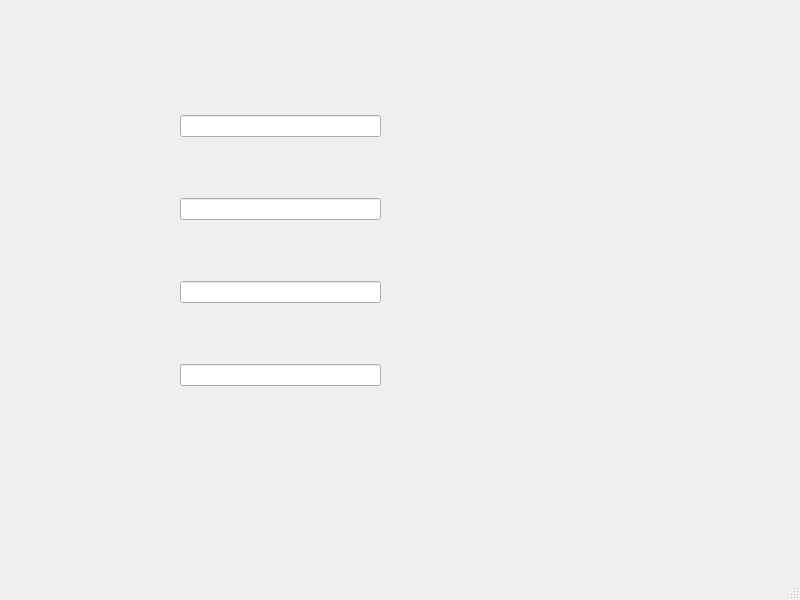
<?xml version="1.0" encoding="UTF-8"?>
<ui version="4.0">
 <class>MainWindow</class>
 <widget class="QMainWindow" name="MainWindow">
  <property name="geometry">
   <rect>
    <x>0</x>
    <y>0</y>
    <width>800</width>
    <height>600</height>
   </rect>
  </property>
  <property name="windowTitle">
   <string>MainWindow</string>
  </property>
  <widget class="QWidget" name="centralwidget">
   <widget class="QWidget" name="">
    <property name="geometry">
     <rect>
      <x>180</x>
      <y>60</y>
      <width>201</width>
      <height>381</height>
     </rect>
    </property>
    <layout class="QVBoxLayout" name="verticalLayout">
     <item>
      <widget class="QLineEdit" name="lineEdit"/>
     </item>
     <item>
      <widget class="QLineEdit" name="lineEdit_2"/>
     </item>
     <item>
      <widget class="QLineEdit" name="lineEdit_4"/>
     </item>
     <item>
      <widget class="QLineEdit" name="lineEdit_3"/>
     </item>
    </layout>
   </widget>
  </widget>
  <widget class="QMenuBar" name="menubar">
   <property name="geometry">
    <rect>
     <x>0</x>
     <y>0</y>
     <width>800</width>
     <height>26</height>
    </rect>
   </property>
  </widget>
  <widget class="QStatusBar" name="statusbar"/>
 </widget>
 <tabstops>
  <tabstop>lineEdit</tabstop>
  <tabstop>lineEdit_4</tabstop>
  <tabstop>lineEdit_2</tabstop>
  <tabstop>lineEdit_3</tabstop>
 </tabstops>
 <resources/>
 <connections/>
</ui>
